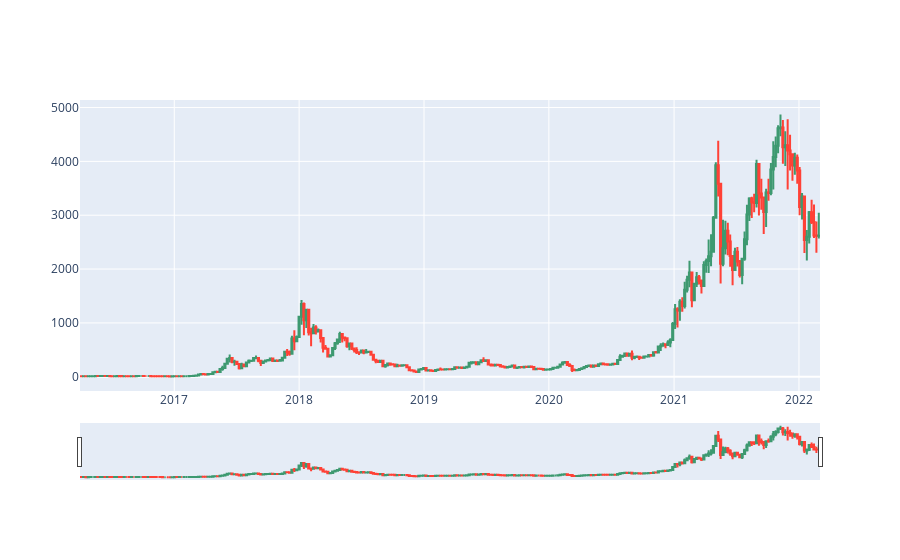
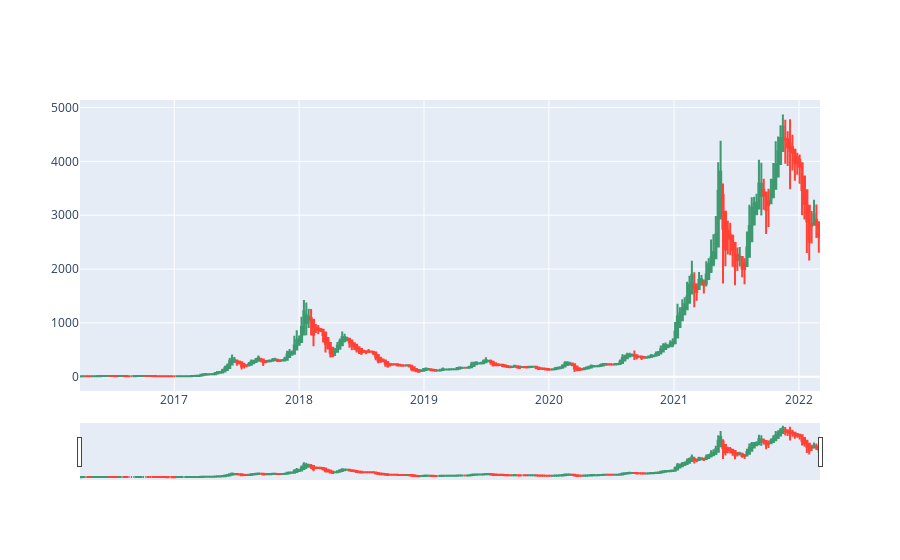

Here is the notebook cell these charts were saved with, in order:
### Code cell
longs, shorts, outcome, profit, final_equity, equity_curve, fig, fig2 = single_test(weekly_candles_original, 30)
# fig.add_vline(x=longs[0], line_width=3, line_dash="dash", line_color="green")
fig.show()
fig2.show()
print(equity_curve)

### Figure 1 — Plotly figure (JSON) as saved in the notebook; plotly's stock layout.template omitted (floating-point values rounded to 4 significant figures; data arrays with more than 128 entries replaced by an {"elided": "..."} marker saying what was removed)
{"data": [{"close": {"elided": "309 float values"}, "high": {"elided": "309 float values"}, "low": {"elided": "309 float values"}, "open": {"elided": "309 float values"}, "type": "candlestick", "x": {"elided": "309 str values"}}], "layout": {}}

### Figure 2 — Plotly figure (JSON) as saved in the notebook; plotly's stock layout.template omitted (floating-point values rounded to 4 significant figures; data arrays with more than 128 entries replaced by an {"elided": "..."} marker saying what was removed)
{"data": [{"close": {"elided": "309 float values"}, "high": {"elided": "309 float values"}, "low": {"elided": "309 float values"}, "open": {"elided": "309 float values"}, "type": "candlestick", "x": {"elided": "309 str values"}}], "layout": {}}
